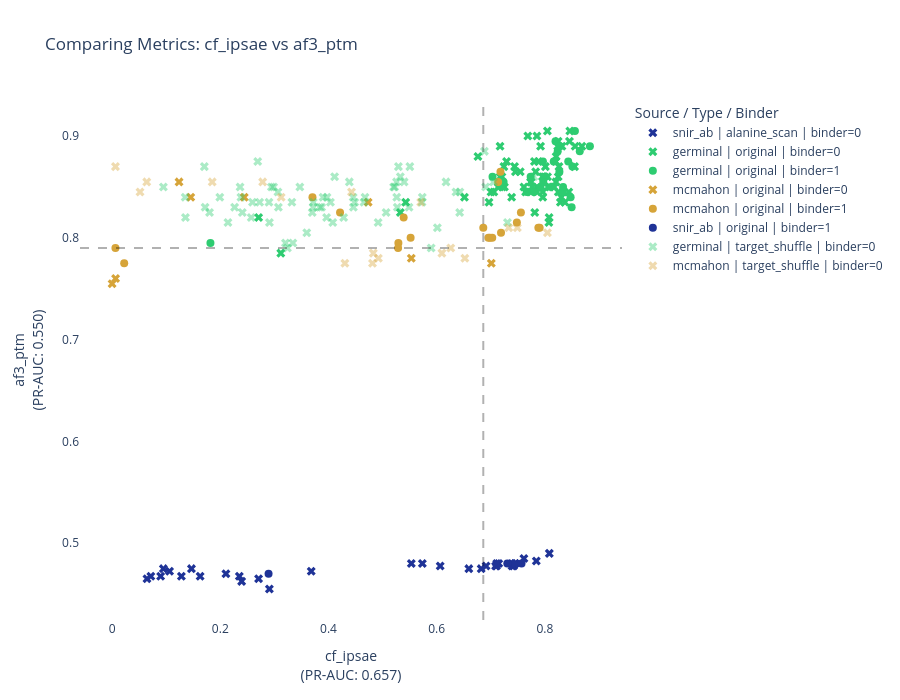

Notebook code cell kept with this figure:
### Code cell
import plotly.graph_objects as go


top_20 = stats_df.sort_values(by='pr_auc_mean', ascending=False).head(20)

m1_info, m2_info = top_20.iloc[0], top_20.iloc[2]

m1, t1, d1 = m1_info['metric'], m1_info['opt_threshold_mean'], m1_info['direction_mean']
m2, t2, d2 = m2_info['metric'], m2_info['opt_threshold_mean'], m2_info['direction_mean']

plot_df = (
    scores_df
    .groupby(['source', 'sample', 'type', 'binder'])[[m1, m2]]
    .agg(['mean', 'std'])
    .reset_index()
)

plot_df.columns = [
    f"{c[0]}_{c[1]}" if c[1] else c[0]
    for c in plot_df.columns
]


colors_map = {
    'germinal': "#2ecc71",
    'mcmahon': "#d6a439",
    'snir_ab': "#1f3397"
}

marker_map = {
    0: 'x',
    1: 'circle'
}



alpha_map = {
    "target_shuffle": 0.4,
    "original": 1.0,
    "alanine_scan": 1.0
}

# figure setup

fig = go.Figure()

# loop by type so opacity is consistent
for t, type_df in plot_df.groupby("type"):

    opacity = alpha_map.get(t, 1.0)

    # then split by source + binder
    for (source, binder), subdf in type_df.groupby(["source", "binder"]):

        fig.add_trace(
            go.Scatter(
                x=subdf[f"{m1}_mean"],
                y=subdf[f"{m2}_mean"],

                mode='markers',
                
                marker=dict(
                    color=colors_map[source],
                    symbol=marker_map[binder],
                    size=8,
                    opacity=opacity,
                    line=dict(width=0)
                ),

                name=f"{source} | {t} | binder={binder}",

                text=subdf["sample"],

                hovertemplate=(
                    "<b>%{text}</b><br>"
                    f"{m1}: %{{x:.3f}}<br>"
                    f"{m2}: %{{y:.3f}}<br>"
                    f"source: {source}<br>"
                    f"type: {t}<br>"
                    f"binder: {binder}<br>"
                    "<extra></extra>"
                ),

                showlegend=True
            )
        )


# Threshold lines
fig.add_vline(
    x=t1,
    line_dash="dash",
    line_color="black",
    opacity=0.3
)

fig.add_hline(
    y=t2,
    line_dash="dash",
    line_color="black",
    opacity=0.3
)


# Layout
fig.update_layout(
    width=900,
    height=700,
    plot_bgcolor='white',
    title=f"Comparing Metrics: {m1} vs {m2}",
    xaxis_title=f"{m1}<br>(PR-AUC: {m1_info['pr_auc_mean']:.3f})",
    yaxis_title=f"{m2}<br>(PR-AUC: {m2_info['pr_auc_mean']:.3f})",
    legend_title="Source / Type / Binder"
)

fig.show()

### Figure 1 — Plotly figure (JSON) as saved in the notebook; plotly's stock layout.template omitted (floating-point values rounded to 4 significant figures)
{"data": [{"hovertemplate": "<b>%{text}</b><br>cf_ipsae: %{x:.3f}<br>af3_ptm: %{y:.3f}<br>source: snir_ab<br>type: alanine_scan<br>binder: 0<br><extra></extra>", "marker": {"color": "#1f3397", "line": {"width": 0}, "opacity": 1, "size": 8, "symbol": "x"}, "mode": "markers", "name": "snir_ab | alanine_scan | binder=0", "showlegend": true, "text": ["5ifj_abc_cut_A_D111A", "5ifj_abc_cut_A_K110A", "5ifj_abc_cut_A_S64A", "5ifj_abc_cut_A_W52A", "5ifj_abc_cut_A_Y66A", "5ifj_abc_cut_B_L116A", "5ifj_abc_cut_B_V38A", "5ifj_abc_cut_B_W107A", "5ifj_abc_cut_B_Y37A", "5ifj_abc_cut_all_A", "5ig7_abc_cut_A_K110A", "5ig7_abc_cut_A_W52A", "5ig7_abc_cut_A_Y66A", "5ig7_abc_cut_B_G114A", "5ig7_abc_cut_B_L116A", "5ig7_abc_cut_B_V38A", "5ig7_abc_cut_B_W107A", "5ig7_abc_cut_B_Y37A", "5ig7_abc_cut_all_A", "5ijk_acx_cut_A_I112A", "5ijk_acx_cut_A_I114A", "5ijk_acx_cut_A_K57A", "5ijk_acx_cut_A_R55A", "5ijk_acx_cut_A_T113A", "5ijk_acx_cut_B_K36A", "5ijk_acx_cut_B_T113A", "5ijk_acx_cut_B_W56A", "5ijk_acx_cut_B_Y107A", "5ijk_acx_cut_B_Y108A", "5ijk_acx_cut_B_Y31A", "5ijk_acx_cut_B_Y38A", "5ijk_acx_cut_all_A"], "type": "scatter", "x": [0.7105, 0.7089, 0.5735, 0.6594, 0.5531, 0.7421, 0.7147, 0.6065, 0.6823, 0.2708, 0.6913, 0.7393, 0.7451, 0.7612, 0.7393, 0.7451, 0.1281, 0.7109, 0.2395, 0.1467, 0.06449, 0.0897, 0.1627, 0.8082, 0.3681, 0.1062, 0.7841, 0.2104, 0.2352, 0.09478, 0.07162, 0.2907], "y": [0.4775, 0.4775, 0.48, 0.475, 0.48, 0.4775, 0.48, 0.4775, 0.475, 0.465, 0.4775, 0.4775, 0.48, 0.485, 0.48, 0.48, 0.4675, 0.48, 0.4625, 0.475, 0.465, 0.4675, 0.4675, 0.49, 0.4725, 0.4725, 0.4825, 0.47, 0.4675, 0.475, 0.4675, 0.455]}, {"hovertemplate": "<b>%{text}</b><br>cf_ipsae: %{x:.3f}<br>af3_ptm: %{y:.3f}<br>source: germinal<br>type: original<br>binder: 0<br><extra></extra>", "marker": {"color": "#2ecc71", "line": {"width": 0}, "opacity": 1, "size": 8, "symbol": "x"}, "mode": "markers", "name": "germinal | original | binder=0", "showlegend": true, "text": ["nb_s105046_mpnn_2_IL3", "nb_s105306_mpnn_3_BHRF", "nb_s133952_mpnn_4_IL3", "nb_s140867_mpnn_3_IL3", "nb_s148672_mpnn_1_IL20", "nb_s149825_mpnn_4_PDL1", "nb_s1683_mpnn_1_PDL1", "nb_s175477_mpnn_4_BHRF", "nb_s191527_mpnn_5_PDL1", "nb_s216967_mpnn_4_PDL1", "nb_s233025_mpnn_1_IL3", "nb_s255632_mpnn_3_PDL1", "nb_s283003_mpnn_3_IL3", "nb_s286378_mpnn_1_PDL1", "nb_s296830_mpnn_3_IL20", "nb_s299548_mpnn_5_IL20", "nb_s302651_mpnn_3_PDL1", "nb_s319551_mpnn_2_PDL1", "nb_s353537_mpnn_1_BHRF", "nb_s378562_mpnn_3_PDL1", "nb_s38254_mpnn_5_PDL1", "nb_s390940_mpnn_4_IL20", "nb_s417721_mpnn_3_BHRF", "nb_s434952_mpnn_1_IL20", "nb_s459933_mpnn_3_IL3", "nb_s461534_mpnn_4_PDL1", "nb_s467069_mpnn_5_PDL1", "nb_s473012_mpnn_5_IL20", "nb_s481672_mpnn_4_PDL1", "nb_s483532_mpnn_3_IL3", "nb_s494235_mpnn_5_PDL1", "nb_s499859_mpnn_4_PDL1", "nb_s52054_mpnn_3_PDL1", "nb_s53820_mpnn_1_PDL1", "nb_s541171_mpnn_1_IL3", "nb_s55152_mpnn_1_BHRF", "nb_s566504_mpnn_5_IL20", "nb_s607831_mpnn_3_IL20", "nb_s614599_mpnn_3_IL3", "nb_s64546_mpnn_1_IL20", "nb_s648756_mpnn_3_BHRF", "nb_s652766_mpnn_5_IL3", "nb_s664067_mpnn_1_BHRF", "nb_s68363_mpnn_1_PDL1", "nb_s731008_mpnn_1_PDL1", "nb_s731008_mpnn_2_PDL1", "nb_s745346_mpnn_4_PDL1", "nb_s752383_mpnn_5_IL20", "nb_s78562_mpnn_2_PDL1", "nb_s80543_mpnn_1_BHRF", "nb_s80903_mpnn_4_PDL1", "nb_s829439_mpnn_1_PDL1", "nb_s834944_mpnn_4_PDL1", "nb_s849285_mpnn_4_BHRF", "nb_s850749_mpnn_1_PDL1", "nb_s854077_mpnn_2_PDL1", "nb_s870186_mpnn_1_PDL1", "nb_s883690_mpnn_4_PDL1", "nb_s887286_mpnn_4_PDL1", "nb_s892360_mpnn_4_PDL1", "nb_s893078_mpnn_5_PDL1", "nb_s895571_mpnn_3_PDL1", "nb_s913468_mpnn_5_IL20", "nb_s916275_mpnn_1_PDL1", "nb_s919455_mpnn_4_PDL1", "nb_s949322_mpnn_2_BHRF", "nb_s949322_mpnn_4_BHRF"], "type": "scatter", "x": [0.8199, 0.6513, 0.7544, 0.7745, 0.8046, 0.8304, 0.7736, 0.8048, 0.7856, 0.7961, 0.5328, 0.796, 0.7242, 0.8074, 0.8684, 0.8461, 0.7813, 0.7748, 0.3119, 0.2709, 0.744, 0.8455, 0.826, 0.7171, 0.7956, 0.7252, 0.7385, 0.7852, 0.8205, 0.8237, 0.8171, 0.7612, 0.7004, 0.7291, 0.6967, 0.7056, 0.8315, 0.8245, 0.7807, 0.7685, 0.5427, 0.788, 0.8442, 0.799, 0.7136, 0.7213, 0.7456, 0.792, 0.8247, 0.7206, 0.8336, 0.8091, 0.8078, 0.8208, 0.7174, 0.7767, 0.8286, 0.7644, 0.783, 0.837, 0.8056, 0.8009, 0.6762, 0.8246, 0.7853, 0.8559, 0.8548], "y": [0.875, 0.84, 0.865, 0.855, 0.905, 0.84, 0.855, 0.86, 0.85, 0.84, 0.825, 0.845, 0.87, 0.815, 0.89, 0.905, 0.825, 0.845, 0.785, 0.82, 0.87, 0.895, 0.87, 0.89, 0.86, 0.85, 0.84, 0.9, 0.855, 0.89, 0.85, 0.85, 0.845, 0.875, 0.835, 0.845, 0.89, 0.895, 0.875, 0.9, 0.835, 0.875, 0.845, 0.86, 0.85, 0.85, 0.865, 0.89, 0.845, 0.86, 0.845, 0.85, 0.82, 0.88, 0.86, 0.85, 0.835, 0.845, 0.865, 0.835, 0.85, 0.87, 0.88, 0.86, 0.845, 0.89, 0.87]}, {"hovertemplate": "<b>%{text}</b><br>cf_ipsae: %{x:.3f}<br>af3_ptm: %{y:.3f}<br>source: germinal<br>type: original<br>binder: 1<br><extra></extra>", "marker": {"color": "#2ecc71", "line": {"width": 0}, "opacity": 1, "size": 8, "symbol": "circle"}, "mode": "markers", "name": "germinal | original | binder=1", "showlegend": true, "text": ["nb_s105306_mpnn_2_BHRF", "nb_s109706_mpnn_2_BHRF", "nb_s206217_mpnn_2_PDL1", "nb_s206217_mpnn_5_PDL1", "nb_s233025_mpnn_2_IL3", "nb_s276607_mpnn_4_BHRF", "nb_s327664_mpnn_4_BHRF", "nb_s39537_mpnn_2_BHRF", "nb_s530943_mpnn_3_IL20", "nb_s618542_mpnn_2_PDL1", "nb_s618542_mpnn_3_PDL1", "nb_s663598_mpnn_2_BHRF", "nb_s717713_mpnn_2_IL20", "nb_s717713_mpnn_4_IL20", "nb_s718865_mpnn_2_PDL1", "nb_s759449_mpnn_1_PDL1", "nb_s759449_mpnn_4_PDL1", "nb_s807208_mpnn_5_IL3", "nb_s807321_mpnn_2_BHRF", "nb_s874243_mpnn_2_IL20", "nb_s877334_mpnn_2_BHRF", "nb_s972445_mpnn_2_BHRF", "nb_s983700_mpnn_1_BHRF", "nb_s983700_mpnn_2_BHRF"], "type": "scatter", "x": [0.8237, 0.8431, 0.7918, 0.7665, 0.8164, 0.8832, 0.7799, 0.7736, 0.7032, 0.8494, 0.8476, 0.8644, 0.8197, 0.8282, 0.8329, 0.8336, 0.8001, 0.1818, 0.7963, 0.8555, 0.8268, 0.8508, 0.797, 0.7237], "y": [0.885, 0.875, 0.85, 0.845, 0.875, 0.89, 0.845, 0.86, 0.86, 0.83, 0.84, 0.885, 0.895, 0.89, 0.845, 0.85, 0.86, 0.795, 0.875, 0.905, 0.865, 0.87, 0.855, 0.855]}, {"hovertemplate": "<b>%{text}</b><br>cf_ipsae: %{x:.3f}<br>af3_ptm: %{y:.3f}<br>source: mcmahon<br>type: original<br>binder: 0<br><extra></extra>", "marker": {"color": "#d6a439", "line": {"width": 0}, "opacity": 1, "size": 8, "symbol": "x"}, "mode": "markers", "name": "mcmahon | original | binder=0", "showlegend": true, "text": ["Nb.AD101_A2AR", "Nb.AD102_A2AR", "Nb.AQ101_Adiponectin", "Nb.AQ101_Adiponectin_trimer", "Nb.AQ102_Adiponectin", "Nb.AQ102_Adiponectin_trimer", "Nb.AQ104_Adiponectin", "Nb.AQ104_Adiponectin_trimer"], "type": "scatter", "x": [0.5531, 0.701, 0.2442, 0.0, 0.1238, 0.4733, 0.1454, 0.00646], "y": [0.78, 0.775, 0.84, 0.755, 0.855, 0.835, 0.84, 0.76]}, {"hovertemplate": "<b>%{text}</b><br>cf_ipsae: %{x:.3f}<br>af3_ptm: %{y:.3f}<br>source: mcmahon<br>type: original<br>binder: 1<br><extra></extra>", "marker": {"color": "#d6a439", "line": {"width": 0}, "opacity": 1, "size": 8, "symbol": "circle"}, "mode": "markers", "name": "mcmahon | original | binder=1", "showlegend": true, "text": ["Nb.AQ100_Adiponectin", "Nb.AQ100_Adiponectin_trimer", "Nb.AQ103_Adiponectin", "Nb.AQ103_Adiponectin_trimer", "Nb.b201_HSA_25-609", "Nb.b201_HSA_404-601", "Nb.b201_HSA_404-609", "Nb.c200_B2AR", "Nb.c201_B2AR", "Nb.c202_B2AR", "Nb.c203_B2AR", "Nb.c204_B2AR", "Nb.c205_B2AR", "Nb.c206_B2AR", "Nb.c207_B2AR", "Nb.c208_B2AR", "Nb.c209_B2AR", "Nb.c210_B2AR", "Nb.c211_B2AR"], "type": "scatter", "x": [0.3704, 0.006198, 0.4214, 0.02237, 0.5389, 0.7136, 0.7179, 0.7557, 0.7189, 0.7879, 0.6956, 0.5292, 0.7026, 0.7903, 0.5518, 0.5286, 0.6984, 0.6861, 0.7482], "y": [0.84, 0.79, 0.825, 0.775, 0.82, 0.855, 0.865, 0.825, 0.805, 0.81, 0.8, 0.795, 0.8, 0.81, 0.8, 0.79, 0.8, 0.81, 0.815]}, {"hovertemplate": "<b>%{text}</b><br>cf_ipsae: %{x:.3f}<br>af3_ptm: %{y:.3f}<br>source: snir_ab<br>type: original<br>binder: 1<br><extra></extra>", "marker": {"color": "#1f3397", "line": {"width": 0}, "opacity": 1, "size": 8, "symbol": "circle"}, "mode": "markers", "name": "snir_ab | original | binder=1", "showlegend": true, "text": ["5ifj_abc_cut", "5ig7_abc_cut", "5ijk_acx_cut"], "type": "scatter", "x": [0.7305, 0.7568, 0.2892], "y": [0.48, 0.48, 0.47]}, {"hovertemplate": "<b>%{text}</b><br>cf_ipsae: %{x:.3f}<br>af3_ptm: %{y:.3f}<br>source: germinal<br>type: target_shuffle<br>binder: 0<br><extra></extra>", "marker": {"color": "#2ecc71", "line": {"width": 0}, "opacity": 0.4, "size": 8, "symbol": "x"}, "mode": "markers", "name": "germinal | target_shuffle | binder=0", "showlegend": true, "text": ["nb_s103722_mpnn_4_PDL1", "nb_s105046_mpnn_2_PDL1", "nb_s105306_mpnn_3_PDL1", "nb_s109706_mpnn_2_IL3", "nb_s141576_mpnn_4_PDL1", "nb_s148672_mpnn_1_BHRF", "nb_s149825_mpnn_4_IL3", "nb_s1683_mpnn_1_IL3", "nb_s175477_mpnn_2_IL20", "nb_s175477_mpnn_4_IL3", "nb_s191527_mpnn_5_IL3", "nb_s206217_mpnn_2_IL3", "nb_s216967_mpnn_4_BHRF", "nb_s255632_mpnn_3_IL20", "nb_s283003_mpnn_2_IL20", "nb_s293208_mpnn_4_PDL1", "nb_s299383_mpnn_3_IL3", "nb_s353537_mpnn_1_IL20", "nb_s389903_mpnn_5_IL20", "nb_s403539_mpnn_3_BHRF", "nb_s410453_mpnn_2_PDL1", "nb_s410453_mpnn_5_PDL1", "nb_s416874_mpnn_3_IL20", "nb_s465730_mpnn_3_BHRF", "nb_s467069_mpnn_3_IL3", "nb_s467146_mpnn_5_BHRF", "nb_s481672_mpnn_4_IL3", "nb_s499859_mpnn_4_IL3", "nb_s506400_mpnn_4_PDL1", "nb_s52054_mpnn_3_BHRF", "nb_s530943_mpnn_3_BHRF", "nb_s53820_mpnn_2_BHRF", "nb_s544951_mpnn_3_PDL1", "nb_s55152_mpnn_1_PDL1", "nb_s563170_mpnn_3_PDL1", "nb_s596199_mpnn_2_PDL1", "nb_s605394_mpnn_5_IL20", "nb_s607831_mpnn_3_PDL1", "nb_s609713_mpnn_4_BHRF", "nb_s618542_mpnn_2_IL3", "nb_s632243_mpnn_4_IL20", "nb_s64546_mpnn_1_IL3", "nb_s645924_mpnn_3_BHRF", "nb_s648756_mpnn_3_IL20", "nb_s652766_mpnn_5_BHRF", "nb_s664067_mpnn_1_IL20", "nb_s68363_mpnn_3_BHRF", "nb_s689267_mpnn_2_BHRF", "nb_s713450_mpnn_1_PDL1", "nb_s731008_mpnn_2_IL3", "nb_s731266_mpnn_5_IL3", "nb_s752383_mpnn_5_PDL1", "nb_s759449_mpnn_1_IL3", "nb_s776407_mpnn_2_IL3", "nb_s814263_mpnn_4_PDL1", "nb_s81839_mpnn_3_IL20", "nb_s834944_mpnn_1_IL20", "nb_s850749_mpnn_2_IL20", "nb_s854077_mpnn_2_IL3", "nb_s877988_mpnn_3_IL20", "nb_s878765_mpnn_1_IL20", "nb_s878765_mpnn_2_BHRF", "nb_s892360_mpnn_4_BHRF", "nb_s893078_mpnn_5_IL20", "nb_s916275_mpnn_1_BHRF", "nb_s919455_mpnn_4_IL3", "nb_s921313_mpnn_2_PDL1", "nb_s926337_mpnn_1_IL3", "nb_s926337_mpnn_2_IL3", "nb_s949322_mpnn_2_IL3", "nb_s983700_mpnn_1_PDL1"], "type": "scatter", "x": [0.5898, 0.7308, 0.5734, 0.1801, 0.5504, 0.3323, 0.3598, 0.2141, 0.4456, 0.5065, 0.4917, 0.6904, 0.1991, 0.5261, 0.6882, 0.5398, 0.37, 0.446, 0.705, 0.4484, 0.2407, 0.2595, 0.3719, 0.4675, 0.1356, 0.7794, 0.6012, 0.2908, 0.5728, 0.5272, 0.4037, 0.6428, 0.3065, 0.3965, 0.6172, 0.2365, 0.347, 0.09483, 0.5292, 0.6424, 0.1705, 0.39, 0.5223, 0.2986, 0.5203, 0.3872, 0.3717, 0.5258, 0.6356, 0.2264, 0.4079, 0.1351, 0.4656, 0.3205, 0.5328, 0.2692, 0.29, 0.4113, 0.3972, 0.2572, 0.2945, 0.2381, 0.4385, 0.3341, 0.4281, 0.3838, 0.5489, 0.1719, 0.3074, 0.3241, 0.2727], "y": [0.79, 0.815, 0.84, 0.825, 0.87, 0.835, 0.805, 0.815, 0.84, 0.825, 0.815, 0.85, 0.84, 0.84, 0.885, 0.855, 0.825, 0.83, 0.855, 0.835, 0.825, 0.835, 0.835, 0.84, 0.82, 0.86, 0.81, 0.815, 0.835, 0.83, 0.835, 0.845, 0.845, 0.82, 0.855, 0.85, 0.85, 0.85, 0.87, 0.825, 0.87, 0.84, 0.85, 0.85, 0.85, 0.83, 0.83, 0.855, 0.845, 0.83, 0.815, 0.84, 0.835, 0.795, 0.86, 0.875, 0.835, 0.86, 0.84, 0.82, 0.85, 0.84, 0.855, 0.795, 0.82, 0.83, 0.83, 0.83, 0.83, 0.79, 0.835]}, {"hovertemplate": "<b>%{text}</b><br>cf_ipsae: %{x:.3f}<br>af3_ptm: %{y:.3f}<br>source: mcmahon<br>type: target_shuffle<br>binder: 0<br><extra></extra>", "marker": {"color": "#d6a439", "line": {"width": 0}, "opacity": 0.4, "size": 8, "symbol": "x"}, "mode": "markers", "name": "mcmahon | target_shuffle | binder=0", "showlegend": true, "text": ["Nb.AD101_Adiponectin", "Nb.AD102_Adiponectin", "Nb.AQ100_A2AR", "Nb.AQ101_A2AR", "Nb.AQ102_B2AR", "Nb.AQ103_B2AR", "Nb.AQ104_B2AR", "Nb.b201_Adiponectin", "Nb.c200_Adiponectin", "Nb.c201_Adiponectin", "Nb.c202_A2AR", "Nb.c203_A2AR", "Nb.c204_A2AR", "Nb.c205_Adiponectin", "Nb.c208_Adiponectin", "Nb.c209_Adiponectin", "Nb.c210_A2AR", "Nb.c211_A2AR"], "type": "scatter", "x": [0.4426, 0.006248, 0.8047, 0.6096, 0.7331, 0.4828, 0.4303, 0.1851, 0.3125, 0.2783, 0.626, 0.4813, 0.4922, 0.5704, 0.0516, 0.06405, 0.6521, 0.7491], "y": [0.845, 0.87, 0.805, 0.785, 0.81, 0.785, 0.775, 0.855, 0.84, 0.855, 0.79, 0.775, 0.78, 0.835, 0.845, 0.855, 0.78, 0.81]}], "layout": {"height": 700, "legend": {"title": {"text": "Source / Type / Binder"}}, "plot_bgcolor": "white", "shapes": [{"line": {"color": "black", "dash": "dash"}, "opacity": 0.3, "type": "line", "x0": 0.6861, "x1": 0.6861, "xref": "x", "y0": 0, "y1": 1, "yref": "y domain"}, {"line": {"color": "black", "dash": "dash"}, "opacity": 0.3, "type": "line", "x0": 0, "x1": 1, "xref": "x domain", "y0": 0.79, "y1": 0.79, "yref": "y"}], "title": {"text": "Comparing Metrics: cf_ipsae vs af3_ptm"}, "width": 900, "xaxis": {"title": {"text": "cf_ipsae<br>(PR-AUC: 0.657)"}}, "yaxis": {"title": {"text": "af3_ptm<br>(PR-AUC: 0.550)"}}}}
